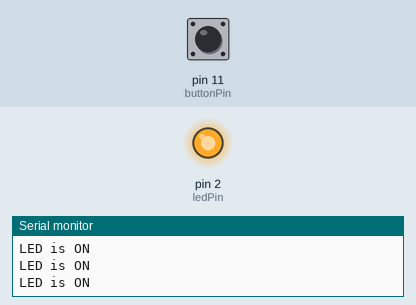
This sketch was run on a simulated Arduino Uno, built with avr-gcc and run on an emulated ATmega328P. On the bench: output pins drawn as LEDs (lit = HIGH), the last lines printed to the serial monitor. The inputs (shaded band) are chosen by the test bench; at power-on: pin 11 (buttonPin) LOW.

Above: at 1.2 s.
1.3 s: pin 11 (buttonPin) pulled HIGH for 0.15 s
At 1.8 s:
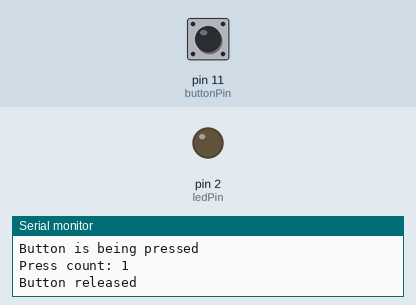
Timing chart, 0 to 4.3 s (numbered marks = the images above; inputs shaded):
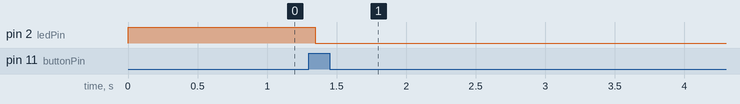

Measured:
- after the input at 1.3 s, pin 2 (ledPin): HIGH → LOW after 0.05 s

The sketch:

On_off_count.ino
```cpp
/*
  Push Button Counter with LED Control

  Description:
  - This program counts how many times a button is pressed.
  - Every 4 presses, it turns an LED on; otherwise, the LED is off.
  - The result is printed to the Serial Monitor.

  Wiring Guide:
  - Use a push button, one 10KΩ resistor (pull-down), and one 220Ω resistor (for the LED).

  Button Wiring:
         ========   <- Push Button
         |      |
  5V ----        |----- 10KΩ resistor ----- GND
                |
                | (to Arduino digital pin 11)
                |
               OUT

  LED Wiring:
  - Connect the anode (+) of the LED to pin 2 (with a 220Ω resistor in series),
    and the cathode (–) to GND.
*/

const int buttonPin = 11;
const int ledPin = 2;

int buttonPushCounter = 0;
int buttonState = 0;
int lastButtonState = 0;

void setup() {
  Serial.begin(9600);
  pinMode(buttonPin, INPUT);
  pinMode(ledPin, OUTPUT);
}

void loop() {
  buttonState = digitalRead(buttonPin);

  // Detect when button state changes
  if (buttonState != lastButtonState) {
    if (buttonState == HIGH) {
      buttonPushCounter++;
      Serial.println("Button is being pressed");
      Serial.print("Press count: ");
      Serial.println(buttonPushCounter);
    } else {
      Serial.println("Button released");
    }
  }

  lastButtonState = buttonState;

  // Every 4 presses, turn on the LED
  if (buttonPushCounter % 4 == 0) {
    digitalWrite(ledPin, HIGH);
    Serial.println("LED is ON");
  } else {
    digitalWrite(ledPin, LOW);
  }
}
```
